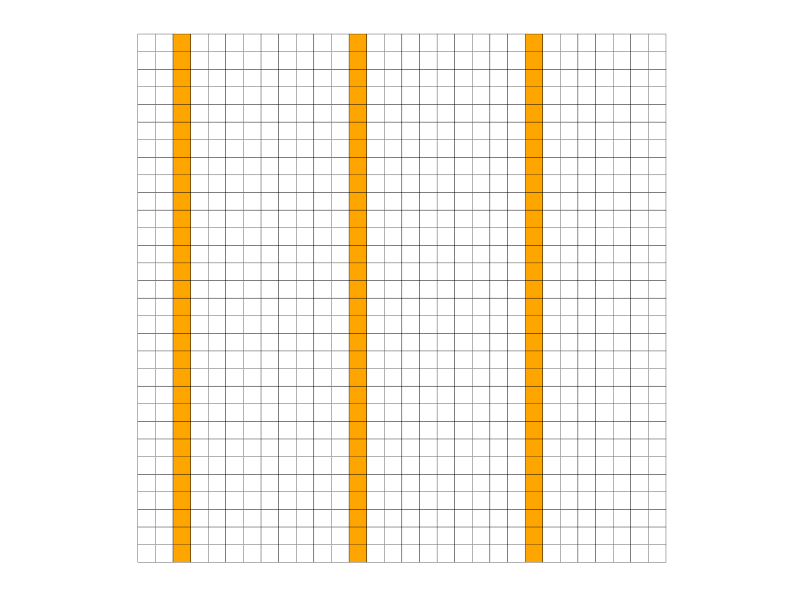
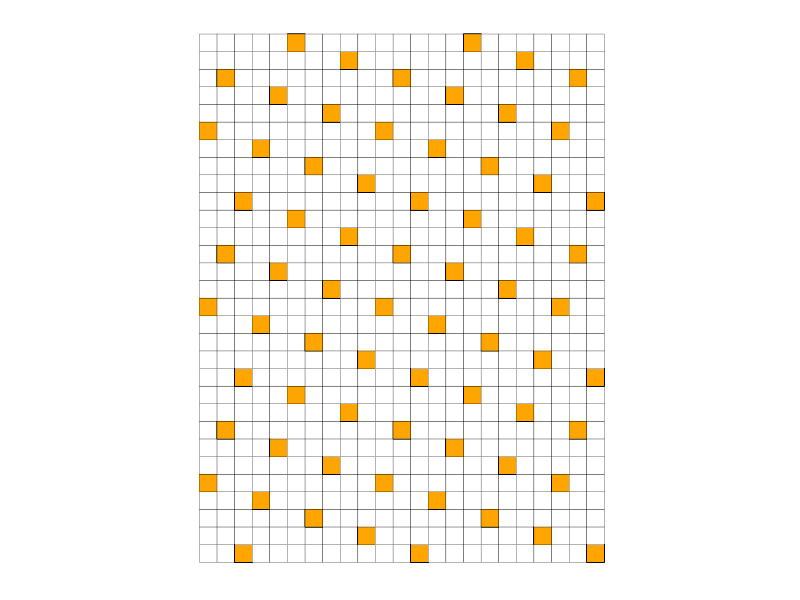
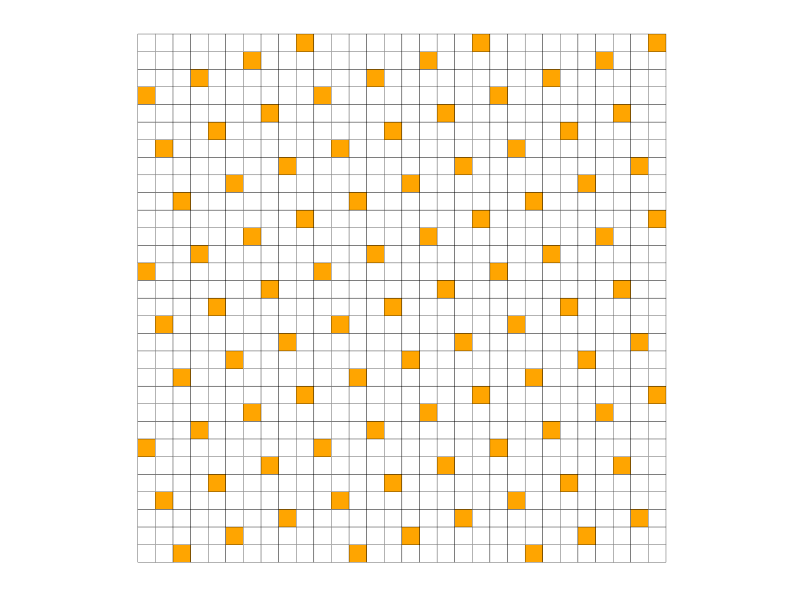
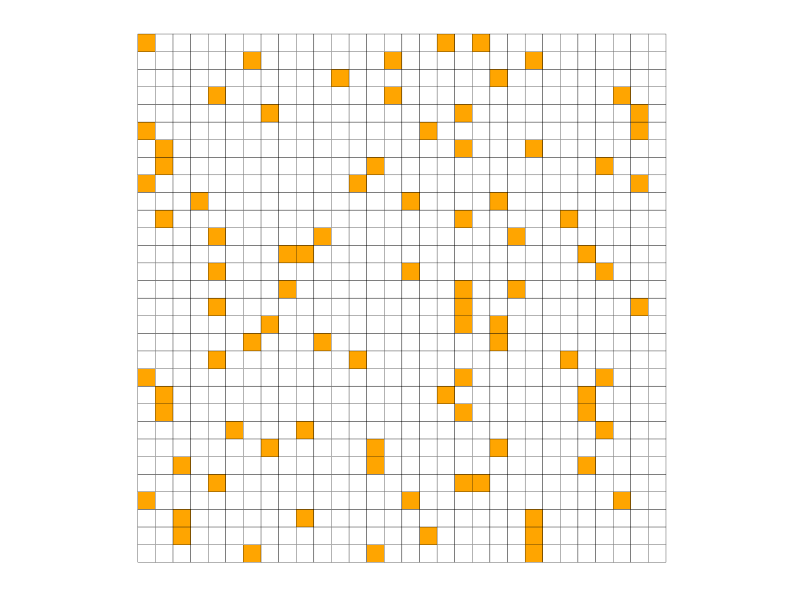
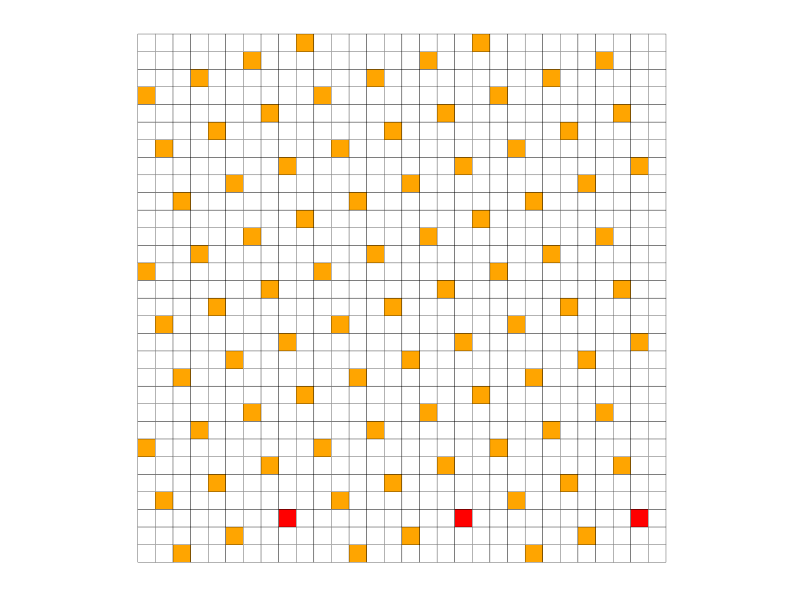
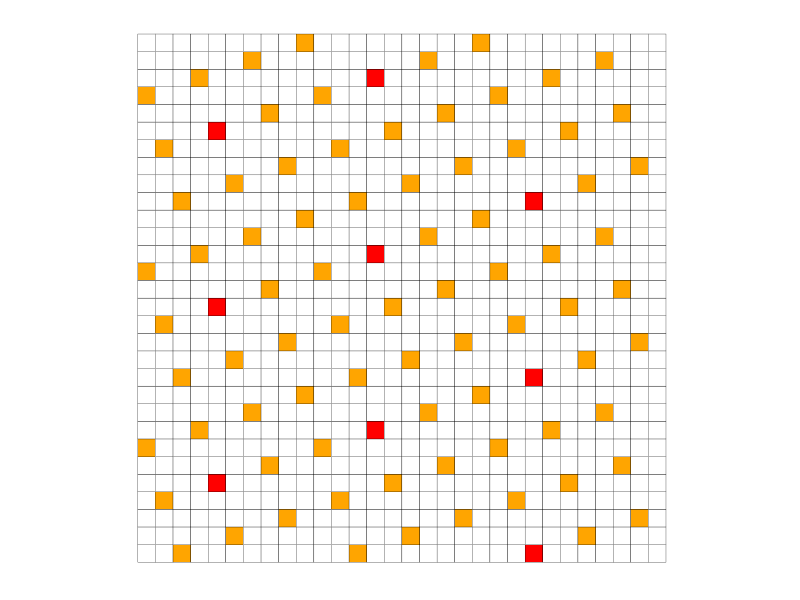
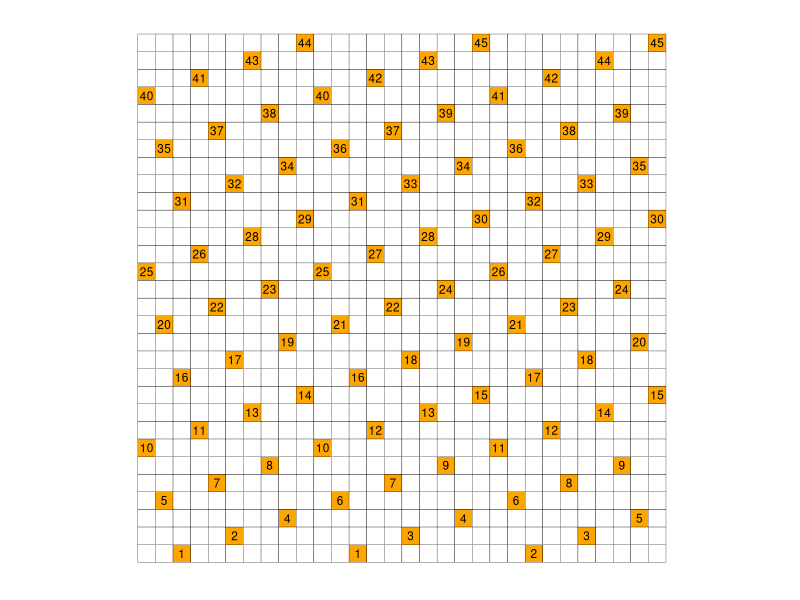

Write the R code that produced these figures, in order.
##### To plot grids (for the report) ----------

install.packages("ggplot2")
library(ggplot2)

library(tidyverse) # for arrange

### Version 1 -----------

# Create a data frame with the coordinates and colors
grid_data <- expand.grid(x = 1:30, y = 1:30)  # 30x30 grid
grid_data$color <- "white"  # Default color for all squares

# Specify the squares to be colored
colored_squares <- data.frame(
  x = c(rep(3, 30), rep(13, 30), rep(23, 30)),
  y = rep(1:30, 3),
  color = c(rep("orange", 90))
)

# Merge the colored squares into the grid data
grid_data <- merge(grid_data, colored_squares, by = c("x", "y"), all.x = TRUE)
grid_data$color.y[is.na(grid_data$color.y)] <- "white" # Set NA colors to white
# c(rep("white", 100))

ggplot(grid_data, aes(x = x, y = y, fill = color.y)) +
  geom_tile(colour = "black") +  # Draw the squares with black borders # 
  scale_fill_identity() +  # Use the colors specified in the data
  theme_minimal() +  # Minimal theme for better visualization
  theme(
    axis.title = element_blank(),  # Remove axis titles
    axis.text = element_blank(),   # Remove axis text
    axis.ticks = element_blank(),  # Remove axis ticks
    panel.grid = element_blank()   # Remove grid lines
  ) +
  coord_fixed()  # Ensure squares are not stretched

### 2nd version of Version 1 -----------

# Create a data frame with the coordinates and colors
grid_data <- expand.grid(x = 1:23, y = 1:30)  # 30x23 grid
grid_data$color <- "white"  # Default color for all squares

# Function to sample at random following the grid
sampling_grid <- function(i){
  cells_x <- c()
  cells_y <- c()
  raw <- c()
  elt <- i
  while (elt < (30*23)) {
    raw <- append(raw, elt)
    elt <- elt+10
  }
  for (j in raw) {
    cells_x <- append(cells_x, ifelse(j%%23 == 0, 23, j%%23))
    cells_y <- append(cells_y, ifelse(j%%23 == 0, ((j-(j%%23))/23) - 1, (j-(j%%23))/23) )
  }
  return(data.frame(x = cells_x, y = cells_y))
}

test <- sampling_grid(3)

colored_squares <- data.frame(
  x = test$x,
  y = test$y +1,
  color = c(rep("orange", 30*23))
)

# Merge the colored squares into the grid data
grid_data <- merge(grid_data, colored_squares, by = c("x", "y"), all.x = TRUE)
grid_data$color.y[is.na(grid_data$color.y)] <- "white" # Set NA colors to white
# c(rep("white", 100))

ggplot(grid_data, aes(x = x, y = y, fill = color.y)) +
  geom_tile(colour = "black") +  # Draw the squares with black borders # 
  scale_fill_identity() +  # Use the colors specified in the data
  theme_minimal() +  # Minimal theme for better visualization
  theme(
    axis.title = element_blank(),  # Remove axis titles
    axis.text = element_blank(),   # Remove axis text
    axis.ticks = element_blank(),  # Remove axis ticks
    panel.grid = element_blank()   # Remove grid lines
  ) +
  coord_fixed()  # Ensure squares are not stretched

### Version 2 -----------

# Create a data frame with the coordinates and colors
grid_data <- expand.grid(x = 1:30, y = 1:30)  # 30x30 grid
grid_data$color <- "white"  # Default color for all squares

# Function to sample at random following the grid
sampling_grid <- function(i){
  cells_x <- c()
  cells_y <- c()
  
  for (l in 0:29) {
    if (l==0){
      x_init <- i
    }else if ((3*l+i) < 10){
      x_init <- (3*l+i)
    }else{
      x_init <- (((3*l+i))%%(10))
    }
    k <- 0
    while (x_init + 10*k < 30) {
      a <- x_init + 10*k
      b <- l
      cells_x <- append(cells_x, ifelse(a%%30 == 0, 30, a))
      print(a)
      cells_y <- append(cells_y, b) # ifelse(a%%23 == 0, b - 1, b )
      print(b)
      k <- k+1
    }
  }
  return(data.frame(x = cells_x, y = cells_y))
}

test <- sampling_grid(3)

# Specify the squares to be colored
colored_squares <- data.frame(
  x = test$x,
  y = test$y +1,
  color = c(rep("orange", 90))
)

# Merge the colored squares into the grid data
grid_data <- merge(grid_data, colored_squares, by = c("x", "y"), all.x = TRUE)
grid_data$color.y[is.na(grid_data$color.y)] <- "white" # Set NA colors to white

ggplot(grid_data, aes(x = x, y = y, fill = color.y)) +
  geom_tile(colour = "black") +  # Draw the squares with black borders # 
  scale_fill_identity() +  # Use the colors specified in the data
  theme_minimal() +  # Minimal theme for better visualization
  theme(
    axis.title = element_blank(),  # Remove axis titles
    axis.text = element_blank(),   # Remove axis text
    axis.ticks = element_blank(),  # Remove axis ticks
    panel.grid = element_blank()   # Remove grid lines
  ) +
  coord_fixed()  # Ensure squares are not stretched


### Version 3 -----------

# Create a data frame with the coordinates and colors
grid_data <- expand.grid(x = 1:30, y = 1:30)  # 30x30 grid
grid_data$color <- "white"  # Default color for all squares

# Function to sample at random following the grid
sampling_grid <- function(c_dim){
  random_points <- data.frame(x = numeric(), y = numeric())
  
  for (l in 0:((30)-1)) { # For all lines
    for (bunch in 1:(30/10)) { # 10 is the size of each bunch
      x_sampled <- sample(0:9, 1) + (bunch-1)*10
      a <- x_sampled
      b <- l
      random_points <- rbind(random_points, list(a,b))
    }
  }
  colnames(random_points) <- list("x", "y")
  return(random_points)
}

test <- sampling_grid(3)

# Specify the squares to be colored
colored_squares <- data.frame(
  x = test$x,
  y = test$y + 1,
  color = c(rep("orange", 90))
)

# Merge the colored squares into the grid data
grid_data <- merge(grid_data, colored_squares, by = c("x", "y"), all.x = TRUE)
grid_data$color.y[is.na(grid_data$color.y)] <- "white" # Set NA colors to white
# c(rep("white", 100))

ggplot(grid_data, aes(x = x, y = y, fill = color.y)) +
  geom_tile(colour = "black") +  # Draw the squares with black borders # 
  scale_fill_identity() +  # Use the colors specified in the data
  theme_minimal() +  # Minimal theme for better visualization
  theme(
    axis.title = element_blank(),  # Remove axis titles
    axis.text = element_blank(),   # Remove axis text
    axis.ticks = element_blank(),  # Remove axis ticks
    panel.grid = element_blank()   # Remove grid lines
  ) +
  coord_fixed()  # Ensure squares are not stretched



### Strata 1 -----------

# Create a data frame with the coordinates and colors
grid_data <- expand.grid(x = 1:30, y = 1:30)  # 30x30 grid
grid_data$color <- "white"  # Default color for all squares

# Function to sample at random following the grid
sampling_grid <- function(i){
  cells_x <- c()
  cells_y <- c()
  
  for (l in 0:29) {
    if (l==0){
      x_init <- i
    }else if ((3*l+i) < 10){
      x_init <- (3*l+i)
    }else{
      x_init <- (((3*l+i))%%(10))
    }
    k <- 0
    while (x_init + 10*k < 30) {
      a <- x_init + 10*k
      b <- l
      cells_x <- append(cells_x, a)
      # print(a)
      cells_y <- append(cells_y, b)
      # print(b)
      k <- k+1
    }
  }
  return(data.frame(x = cells_x, y = cells_y))
}

test <- sampling_grid(3)

# Specify the squares to be colored
colored_squares <- data.frame(
  x = test$x,
  y = test$y +1,
  color = c(rep("orange", 90))
)

colored_stratum <- data.frame(
  x = test[test$y == 2,]$x,
  y = test[test$y == 2,]$y +1,
  color = c(rep("red", nrow(test[test$y == 2,])))
)

# Merge the colored squares into the grid data
grid_data <- merge(grid_data, colored_squares, by = c("x", "y"), all.x = TRUE)
grid_data <- merge(grid_data, colored_stratum, by = c("x", "y"), all.x = TRUE)
grid_data$color[(is.na(grid_data$color)) & (grid_data$color.y == "orange")] <- "orange" 
grid_data$color[is.na(grid_data$color)] <- "white" # Set NA colors to white

ggplot(grid_data, aes(x = x, y = y, fill = color)) +
  geom_tile(colour = "black") +  # Draw the squares with black borders # 
  scale_fill_identity() +  # Use the colors specified in the data
  theme_minimal() +  # Minimal theme for better visualization
  theme(
    axis.title = element_blank(),  # Remove axis titles
    axis.text = element_blank(),   # Remove axis text
    axis.ticks = element_blank(),  # Remove axis ticks
    panel.grid = element_blank()   # Remove grid lines
  ) +
  coord_fixed()  # Ensure squares are not stretched


### Strata 2 -----------

# Create a data frame with the coordinates and colors
grid_data <- expand.grid(x = 1:30, y = 1:30)  # 30x30 grid
grid_data$color <- "white"  # Default color for all squares

# Function to sample at random following the grid
sampling_grid <- function(i){
  cells_x <- c()
  cells_y <- c()
  cells_h <- c()
  
  for (l in 0:29) {
    if (l==0){
      x_init <- i
    }else if ((3*l+i) < 10){
      x_init <- (3*l+i)
    }else{
      x_init <- (((3*l+i))%%(10))
    }
    k <- 0
    while (x_init + 10*k < 30) {
      a <- x_init + 10*k
      b <- l
      h <- (length(cells_x)+1)%%10
      cells_x <- append(cells_x, a)
      # print(a)
      cells_y <- append(cells_y, b)
      # print(b)
      cells_h <- append(cells_h, h)
      k <- k+1
    }
  }
  return(data.frame(x = cells_x, y = cells_y, h = cells_h))
}

test <- sampling_grid(3)

# Specify the squares to be colored
colored_squares <- data.frame(
  x = test$x,
  y = test$y +1,
  color = c(rep("orange", 90))
)

colored_stratum <- data.frame(
  x = test[test$h == 3,]$x,
  y = test[test$h == 3,]$y +1,
  color = c(rep("red", nrow(test[test$h == 3,])))
)

# Merge the colored squares into the grid data
grid_data <- merge(grid_data, colored_squares, by = c("x", "y"), all.x = TRUE)
grid_data <- merge(grid_data, colored_stratum, by = c("x", "y"), all.x = TRUE)
grid_data$color[(is.na(grid_data$color)) & (grid_data$color.y == "orange")] <- "orange" 
grid_data$color[is.na(grid_data$color)] <- "white" # Set NA colors to white

ggplot(grid_data, aes(x = x, y = y, fill = color)) +
  geom_tile(colour = "black") +  # Draw the squares with black borders # 
  scale_fill_identity() +  # Use the colors specified in the data
  theme_minimal() +  # Minimal theme for better visualization
  theme(
    axis.title = element_blank(),  # Remove axis titles
    axis.text = element_blank(),   # Remove axis text
    axis.ticks = element_blank(),  # Remove axis ticks
    panel.grid = element_blank()   # Remove grid lines
  ) +
  coord_fixed()  # Ensure squares are not stretched

### Strata 3: 2 by 2 ------------

# Create a data frame with the coordinates and colors
grid_data <- expand.grid(x = 1:30, y = 1:30)  # 30x30 grid
grid_data$color <- "white"  # Default color for all squares

# Function to sample at random following the grid
sampling_grid <- function(i){
  cells_x <- c()
  cells_y <- c()
  
  for (l in 0:29) {
    if (l==0){
      x_init <- i
    }else if ((3*l+i) < 10){
      x_init <- (3*l+i)
    }else{
      x_init <- (((3*l+i))%%(10))
    }
    k <- 0
    while (x_init + 10*k < 30) {
      a <- x_init + 10*k
      b <- l
      cells_x <- append(cells_x, ifelse(a%%30 == 0, 30, a))
      print(a)
      cells_y <- append(cells_y, b)
      print(b)
      k <- k+1
    }
  }
  return(data.frame(x = cells_x, y = cells_y))
}

test <- sampling_grid(3)

# Specify the squares to be colored
colored_squares <- data.frame(
  x = test$x,
  y = test$y +1,
  color = c(rep("orange", 90))
)

# Merge the colored squares into the grid data
grid_data <- merge(grid_data, colored_squares, by = c("x", "y"), all.x = TRUE)
grid_data$color.y[is.na(grid_data$color.y)] <- "white" # Set NA colors to white
grid_data <- arrange(grid_data, grid_data$y)
# 45 strata ((3*30)/2) with 2 selected cells in each of them
grid_data$number <- NA
grid_data[grid_data$color.y == "orange",]$number <- rep(1:45, each = 2)

ggplot(grid_data, aes(x = x, y = y, fill = color.y)) +
  geom_tile(colour = "black") +  # Draw the squares with black borders
  geom_text(aes(label = number), size = 3, na.rm = TRUE) +
  scale_fill_identity() +  # Use the colors specified in the data
  theme_minimal() +  # Minimal theme for better visualization
  theme(
    axis.title = element_blank(),  # Remove axis titles
    axis.text = element_blank(),   # Remove axis text
    axis.ticks = element_blank(),  # Remove axis ticks
    panel.grid = element_blank()   # Remove grid lines
  ) +
  coord_fixed()  # Ensure squares are not stretched
